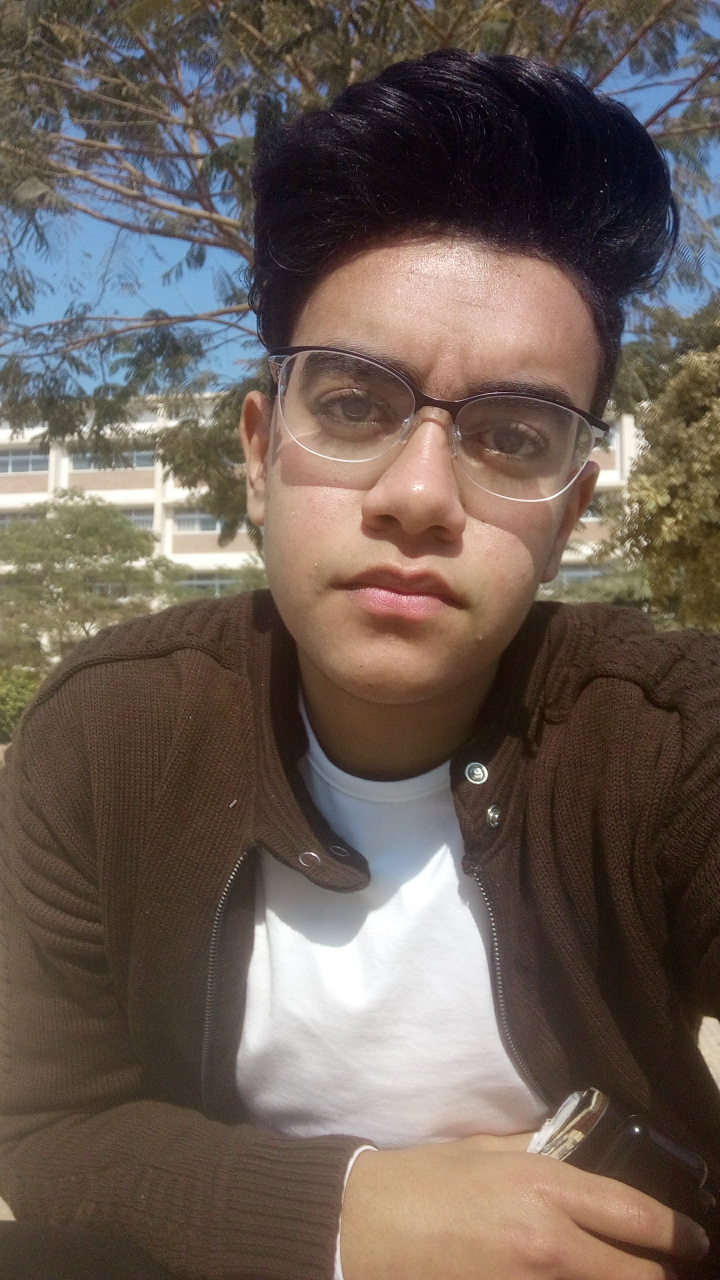
#> input picture face recognition/ahmed/IMG_20190122_115848.jpg, 1440 x 2560 px, given in place of the camera (shown at 1/2 size)
$ jupyter execute --allow-errors 'Face Recogntion from webcam model.ipynb'
#> lines starting #> are read from the running program, lines starting #| are printed output that depends on the picture
[cell 1]
# import libraries
import cv2

import numpy as np
from PIL import Image
import os

[cell 2]
#Testing Your Camera
""""
cap = cv2.VideoCapture(0)
cap.set(3,640) # set Width
cap.set(4,480) # set Height

while(True):
    ret, frame = cap.read()
   ## frame = cv2.flip(frame, -1) # Flip camera vertically
    gray = cv2.cvtColor(frame, cv2.COLOR_BGR2GRAY)

    cv2.imshow('frame', frame)
    cv2.imshow('gray', gray)

    k = cv2.waitKey(30) & 0xff
    if k == 27: # press 'ESC' to quit
        break

cap.release()
cv2.destroyAllWindows()"""

[cell 3]
#Face Detection
""""
import numpy as np
import cv2

faceCascade = cv2.CascadeClassifier('haarcascade_frontalface_default.xml')

cap = cv2.VideoCapture(0)
cap.set(3,640) # set Width
cap.set(4,480) # set Height

while True:
    ret, img = cap.read()
    #img = cv2.flip(img, -1)
    gray = cv2.cvtColor(img, cv2.COLOR_BGR2GRAY)
    faces = faceCascade.detectMultiScale(
        gray,
        scaleFactor=1.2,
        minNeighbors=5,
        minSize=(20, 20)
    )

    for (x,y,w,h) in faces:
        cv2.rectangle(img,(x,y),(x+w,y+h),(255,0,0),2)
        roi_gray = gray[y:y+h, x:x+w]
        roi_color = img[y:y+h, x:x+w]

    cv2.imshow('video',img)

    k = cv2.waitKey(30) & 0xff
    if k == 27: # press 'ESC' to quit
        break

cap.release()
cv2.destroyAllWindows()"""

[cell 4]
#Data Gathering

cam = cv2.VideoCapture(0)
cam.set(3, 640) # set video width
cam.set(4, 480) # set video height

face_detector = cv2.CascadeClassifier('haarcascade_frontalface_default.xml')

# For each person, enter one numeric face id
face_id = input('\n enter user id end press <return> ==>  ')

print("\n [INFO] Initializing face capture. Look the camera and wait ...")
# Initialize individual sampling face count
count = 0

while(True):
    ret, img = cam.read()
#> img is the input picture: shape (2560, 1440, 3); mean B, G, R 85.6, 94, 107.2
   # img = cv2.flip(img, -1) # flip video image vertically
    gray = cv2.cvtColor(img, cv2.COLOR_BGR2GRAY)
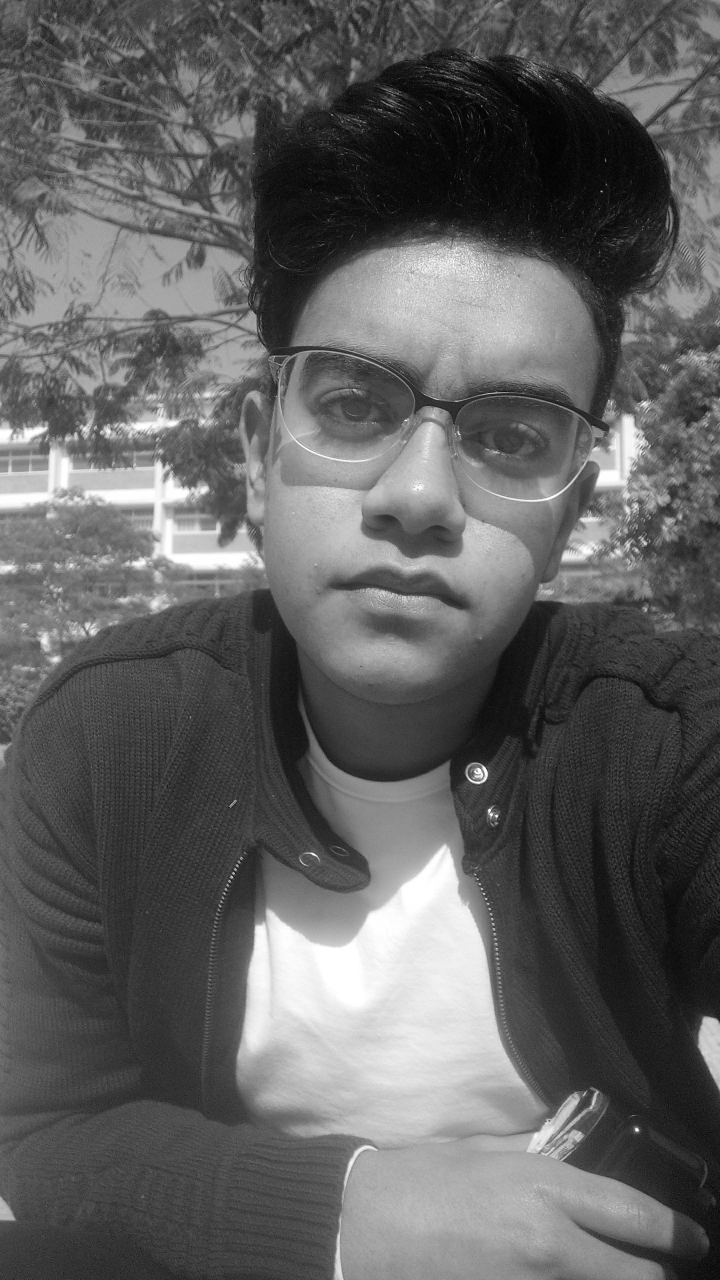
#> gray: shape (2560, 1440) (shown at 1/2 size); min 0, max 255, mean 97
    faces = face_detector.detectMultiScale(gray, 1.3, 5)
#> faces = [[446, 500, 836, 836]]

    for (x,y,w,h) in faces:
        cv2.rectangle(img, (x,y), (x+w,y+h), (255,0,0), 2)
        count += 1

        # Save the captured image into the datasets folder
        cv2.imwrite("dataset/User." + str(face_id) + '.' + str(count) + ".jpg", gray[y:y+h,x:x+w])

        cv2.imshow('image', img)
#> this loop made 1 pass
#> (x, y, w, h, count) on pass 1: (446, 500, 836, 836, 1)
#> pass 1, `cv2.imwrite("dataset/User." + str(face_id) + '.' + str(count) + ".jpg"..`:
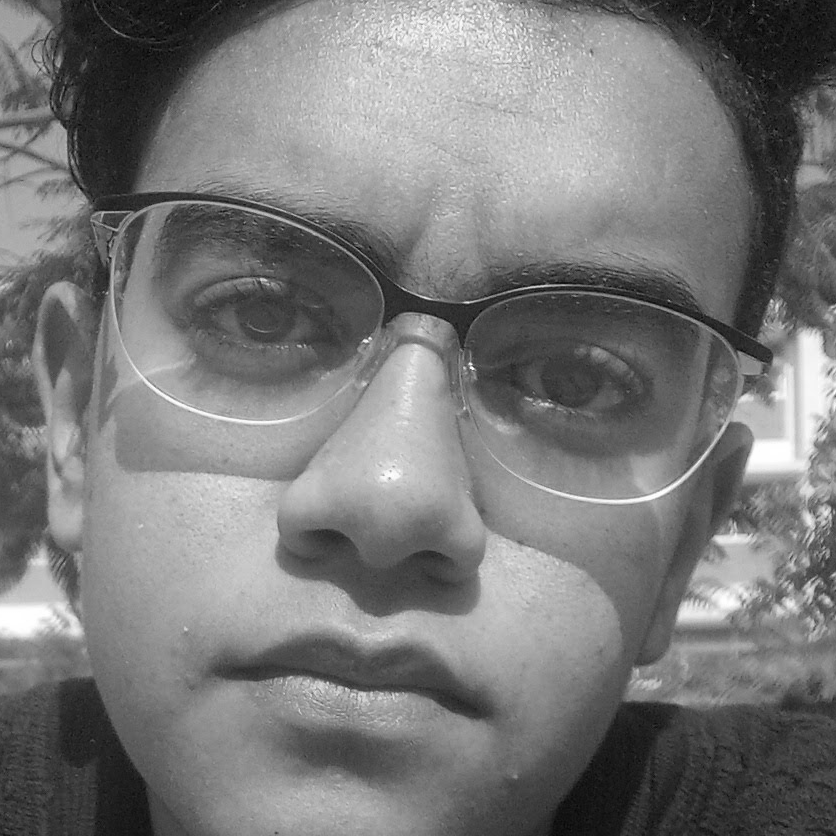
#> saved as User..1.jpg: shape (836, 836); min 1, max 255, mean 120.8
#> pass 1, `cv2.imshow('image', img)`:
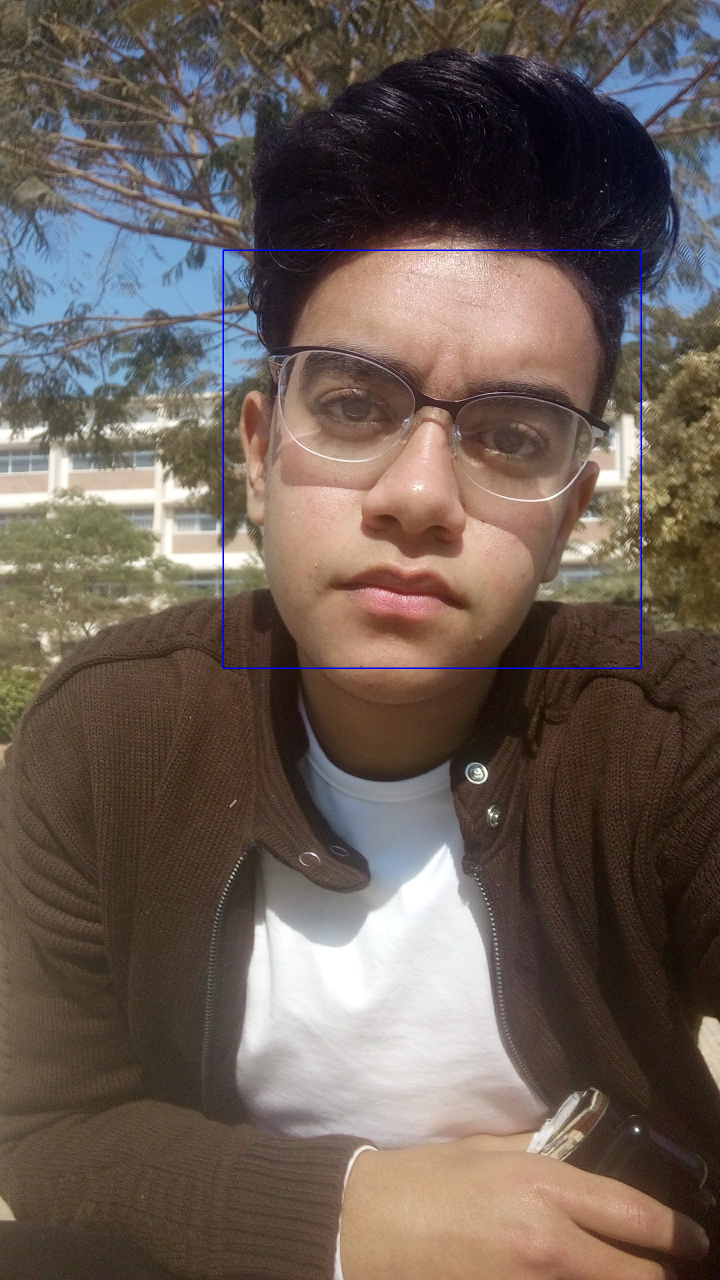
#> window 'image': shape (2560, 1440, 3) (shown at 1/2 size); mean B, G, R 86.1, 93.8, 106.9
#> after the loop, count = 1

    k = cv2.waitKey(100) & 0xff # Press 'ESC' for exiting video
#> (key Esc is pressed here)
    if k == 27:
        break
    elif count >= 60: # Take 30 face sample and stop video
         break

# Do a bit of cleanup
print("\n [INFO] Exiting Program and cleanup stuff")
cam.release()
cv2.destroyAllWindows()

$ run again, on face recognition/ahmed/IMG_20190122_133437.jpg
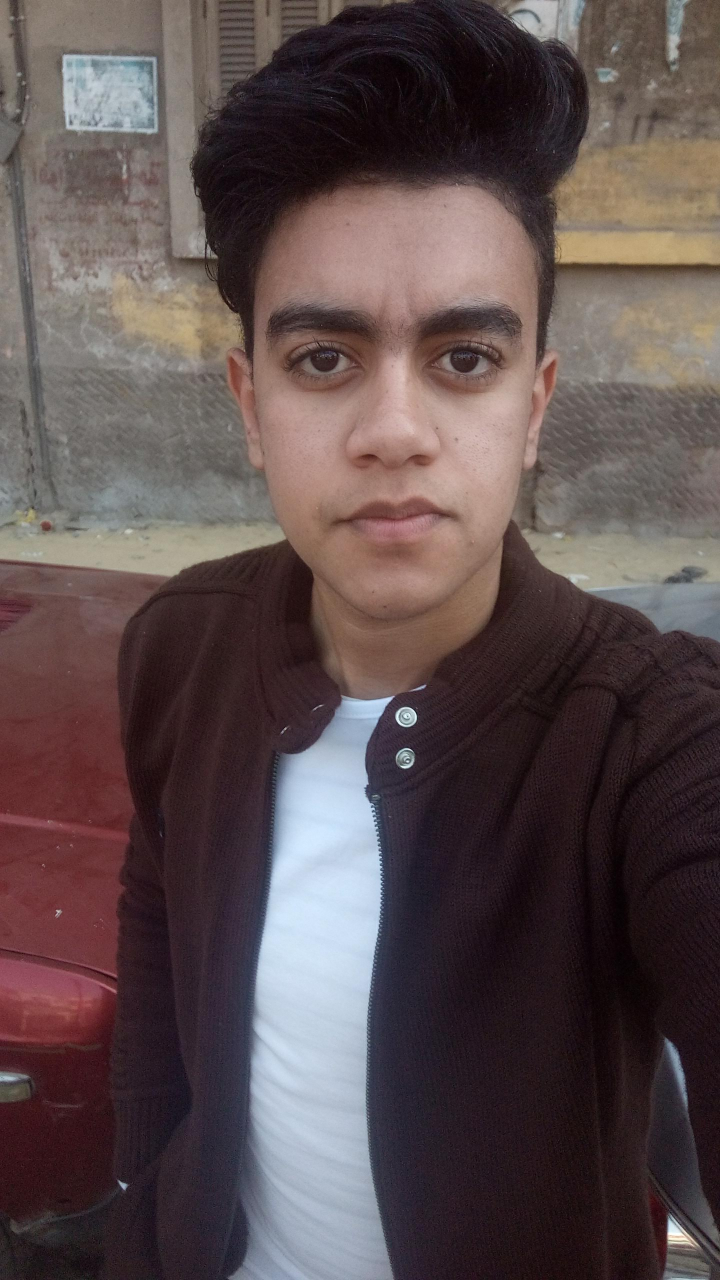
#> input picture face recognition/ahmed/IMG_20190122_133437.jpg, 1440 x 2560 px, given in place of the camera (shown at 1/2 size)
#> img is the input picture: shape (2560, 1440, 3); mean B, G, R 78, 77.4, 92.2
#> `gray = cv2.cvtColor(img, cv2.COLOR_BGR2GRAY)`:
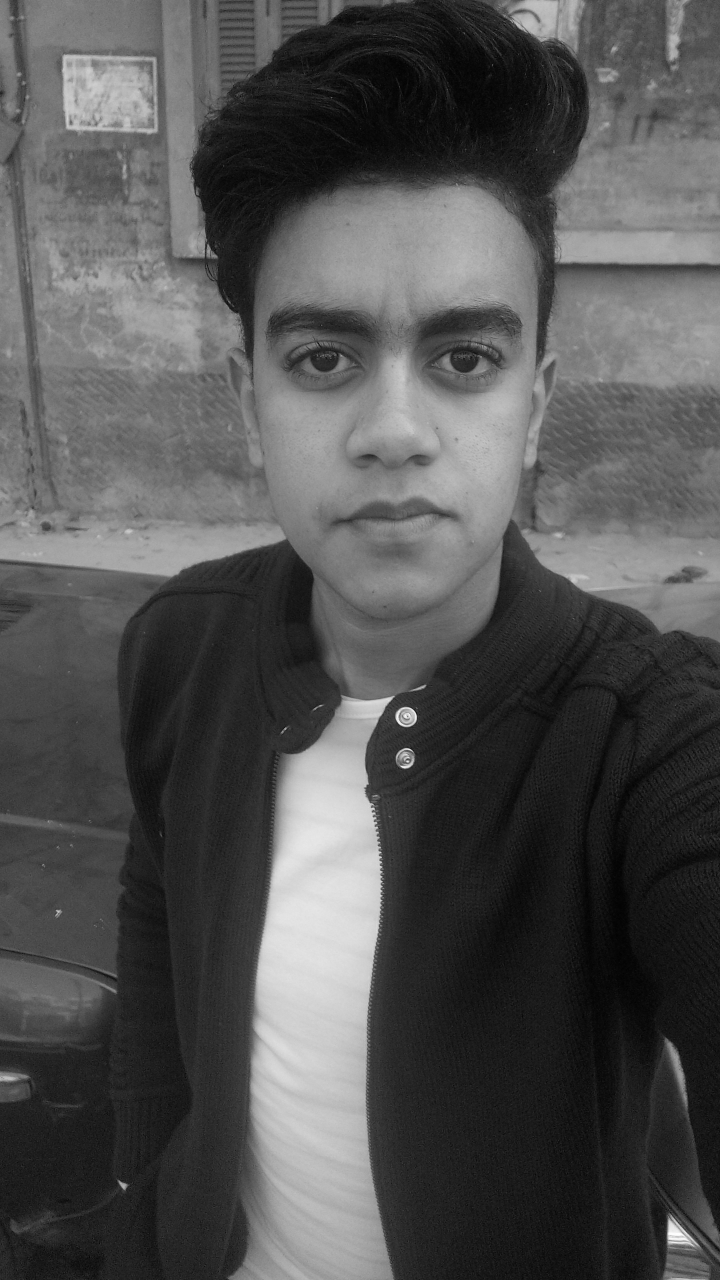
#> gray: shape (2560, 1440) (shown at 1/2 size); min 0, max 254, mean 81.9
#> faces = [[785, 1484, 53, 53], [382, 391, 832, 832]]
#> the loop `for (x,y,w,h) in faces:` made 2 passes
#> (x, y, w, h, count) on passes 1 to 2: (785, 1484, 53, 53, 1), (382, 391, 832, 832, 2)
#> pass 2, `cv2.imshow('image', img)`:
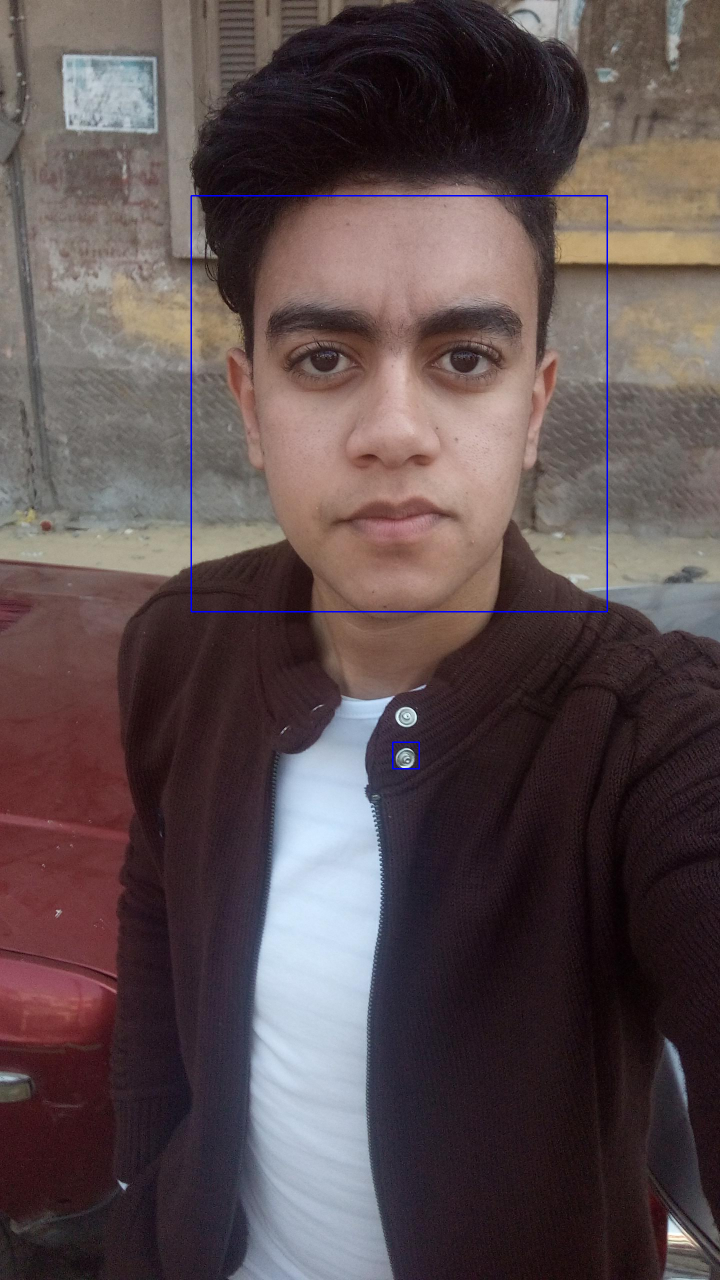
#> window 'image': shape (2560, 1440, 3) (shown at 1/2 size); mean B, G, R 78.5, 77.1, 91.9
#> after the loop `for (x,y,w,h) in faces:`: count = 2

$ run again, on face recognition/ahmed/IMG_20190122_133549.jpg
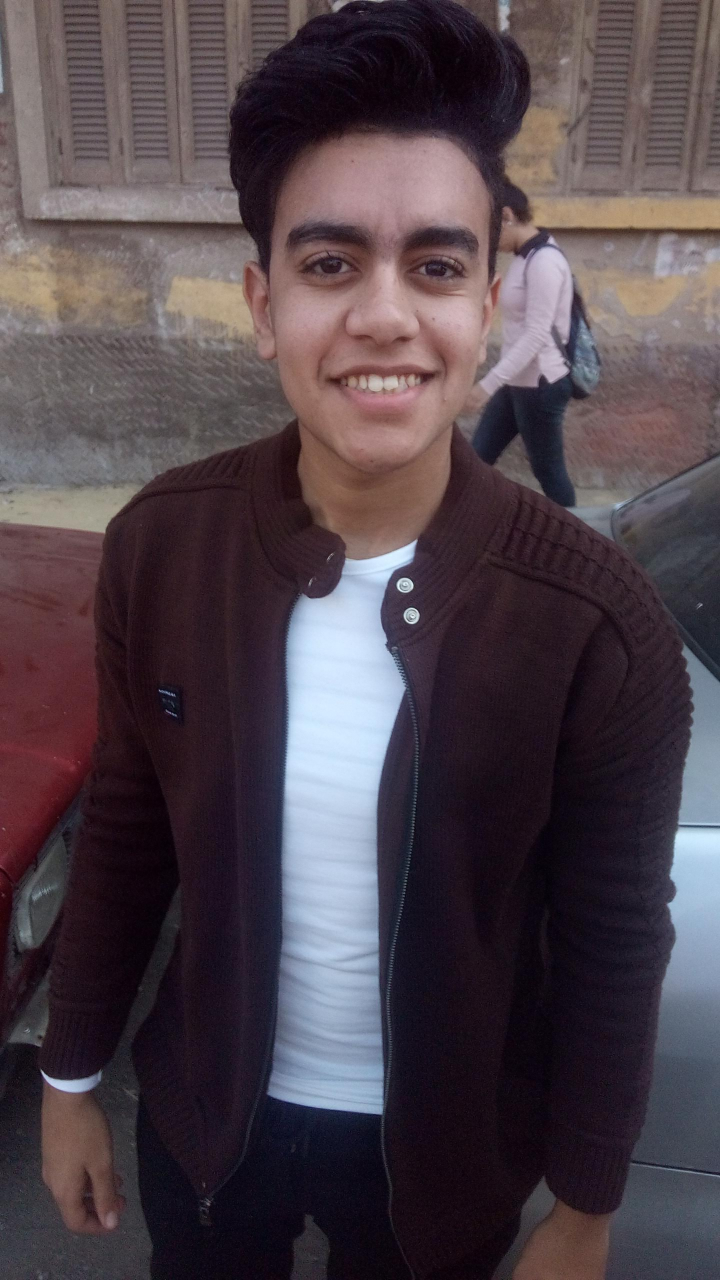
#> input picture face recognition/ahmed/IMG_20190122_133549.jpg, 1440 x 2560 px, given in place of the camera (shown at 1/2 size)
#> img is the input picture: shape (2560, 1440, 3); mean B, G, R 74.3, 67, 78.9
#> `gray = cv2.cvtColor(img, cv2.COLOR_BGR2GRAY)`:
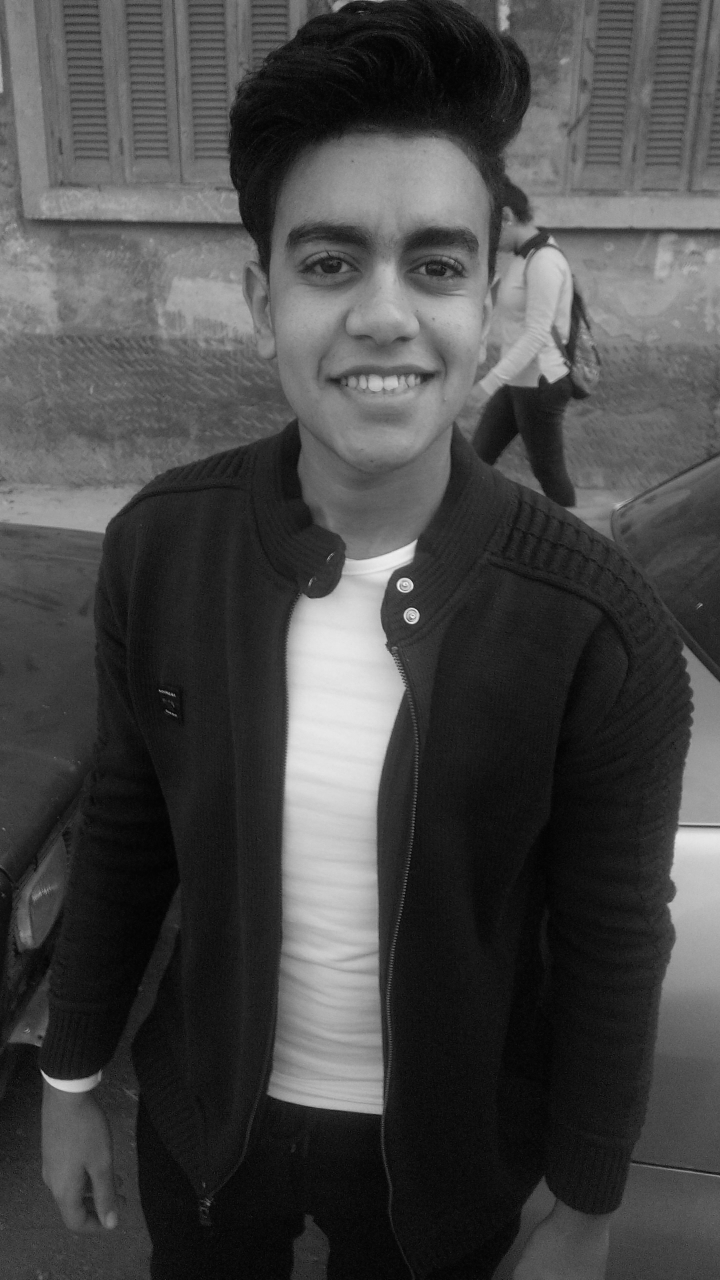
#> gray: shape (2560, 1440) (shown at 1/2 size); min 0, max 253, mean 71.4
#> faces = [[447, 272, 643, 643]]
#> the loop `for (x,y,w,h) in faces:` made 1 pass
#> (x, y, w, h, count) on pass 1: (447, 272, 643, 643, 1)
#> pass 1, `cv2.imshow('image', img)`:
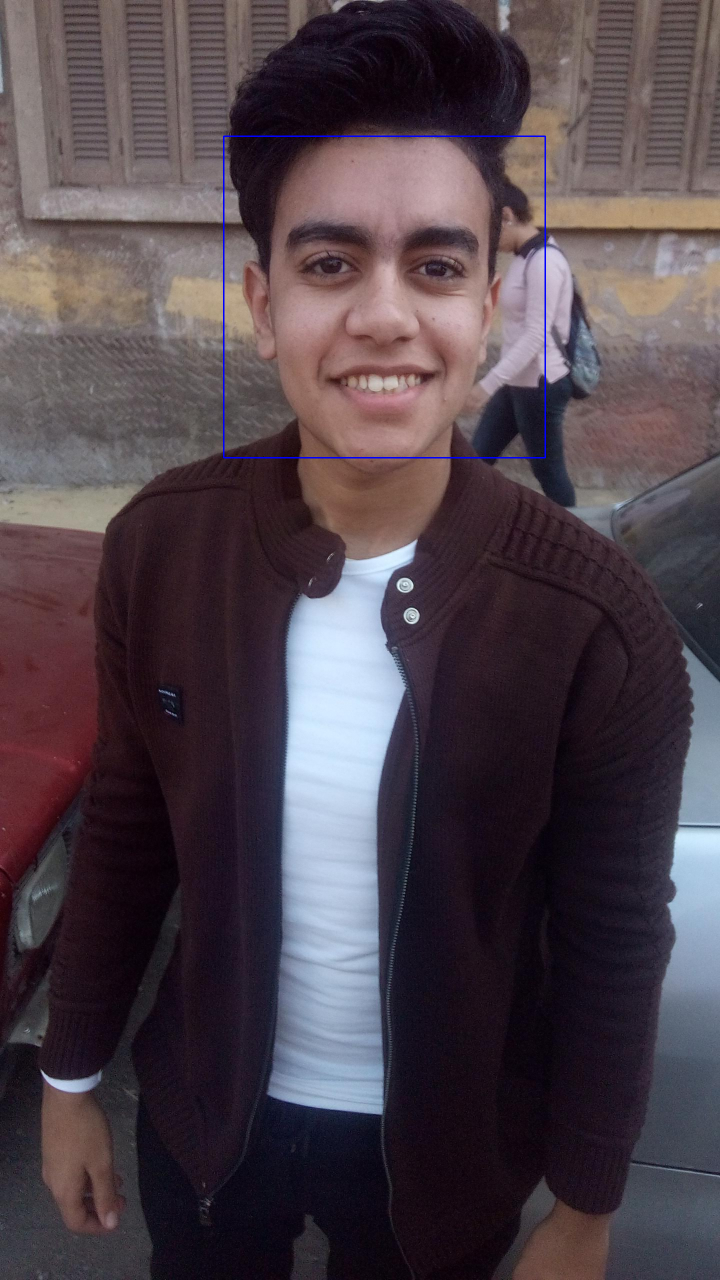
#> window 'image': shape (2560, 1440, 3) (shown at 1/2 size); mean B, G, R 74.6, 66.8, 78.7
#> after the loop `for (x,y,w,h) in faces:`: count = 1
